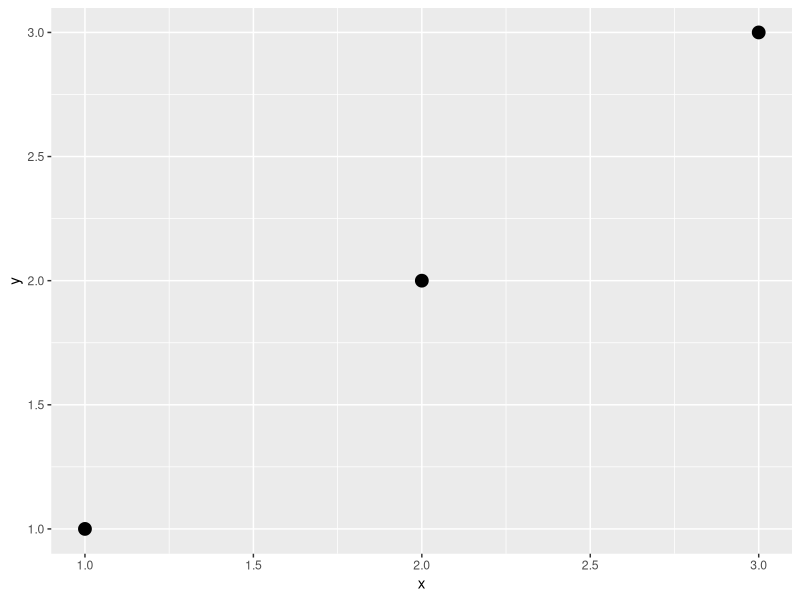
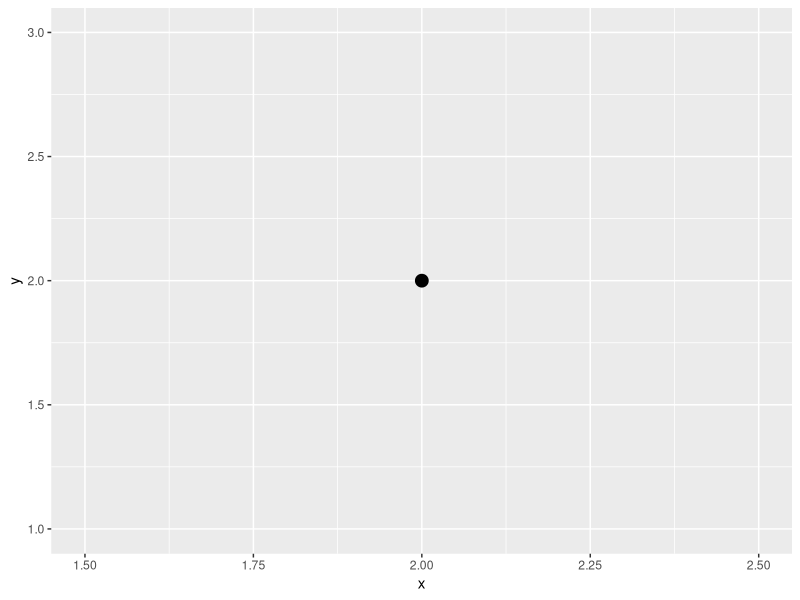
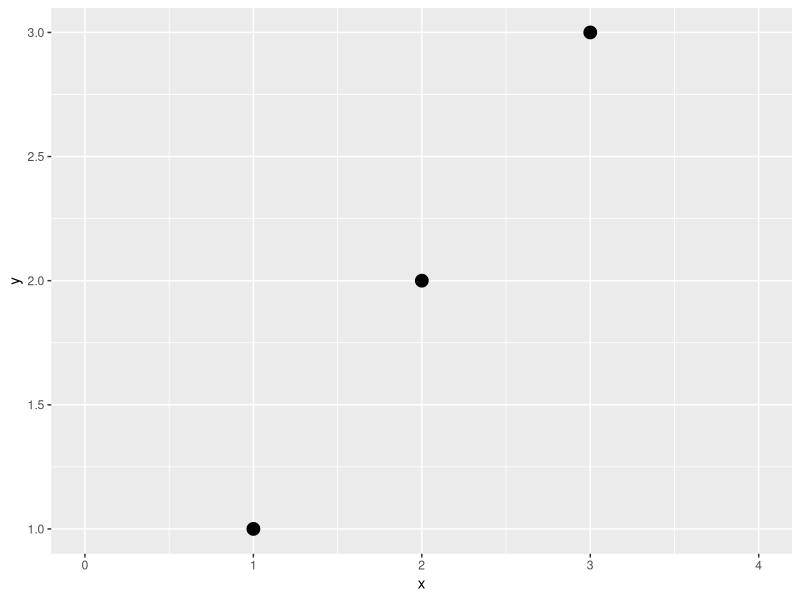
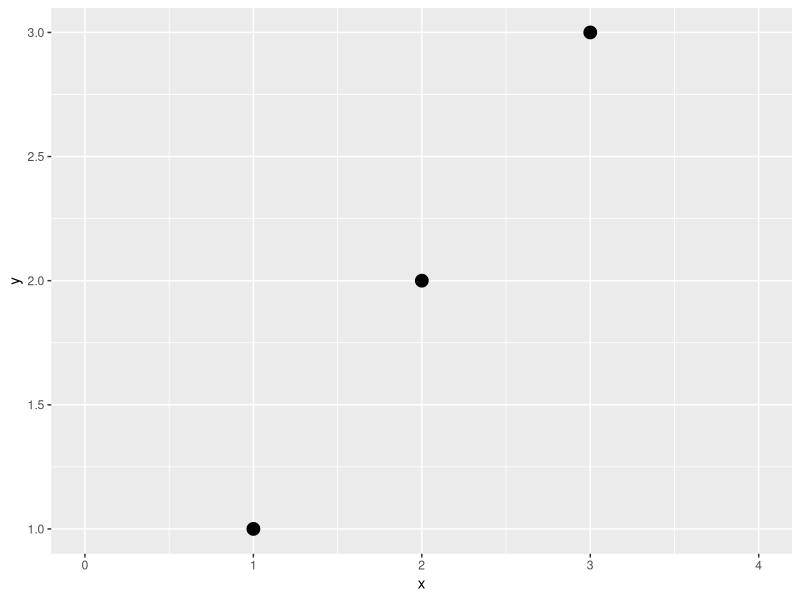
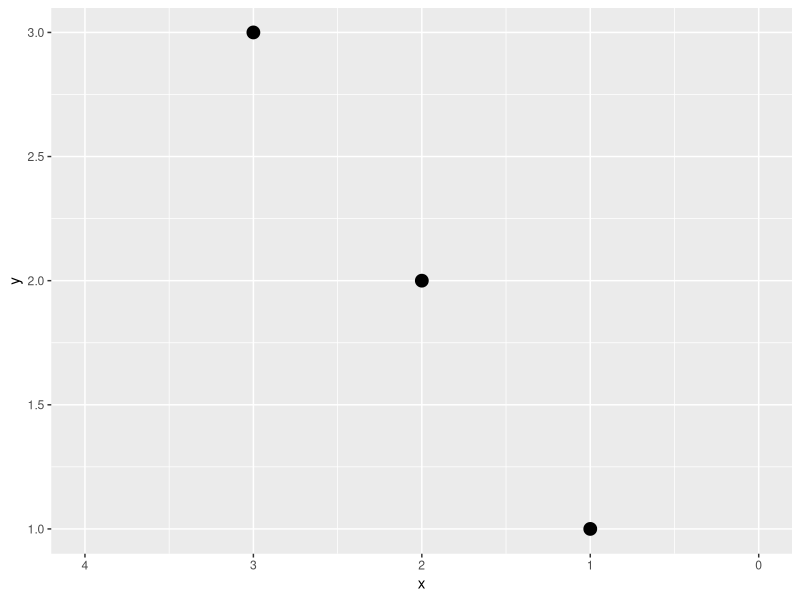
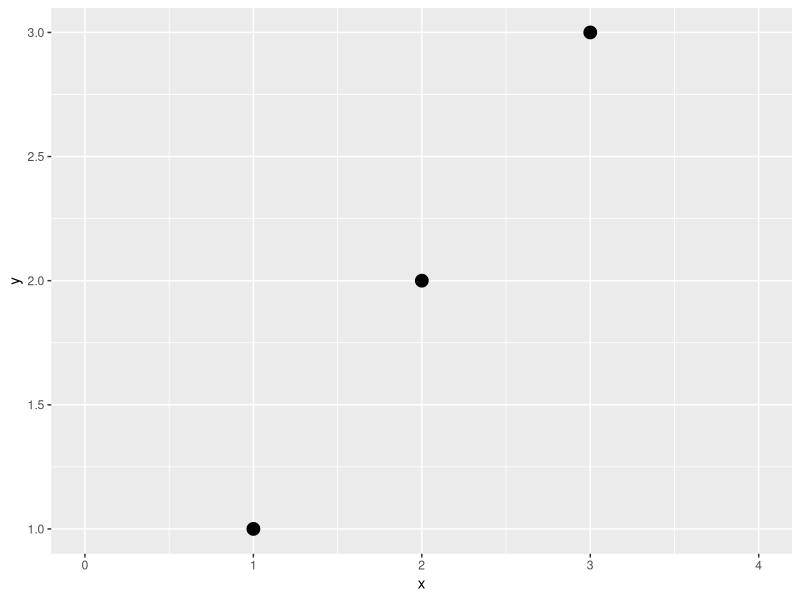
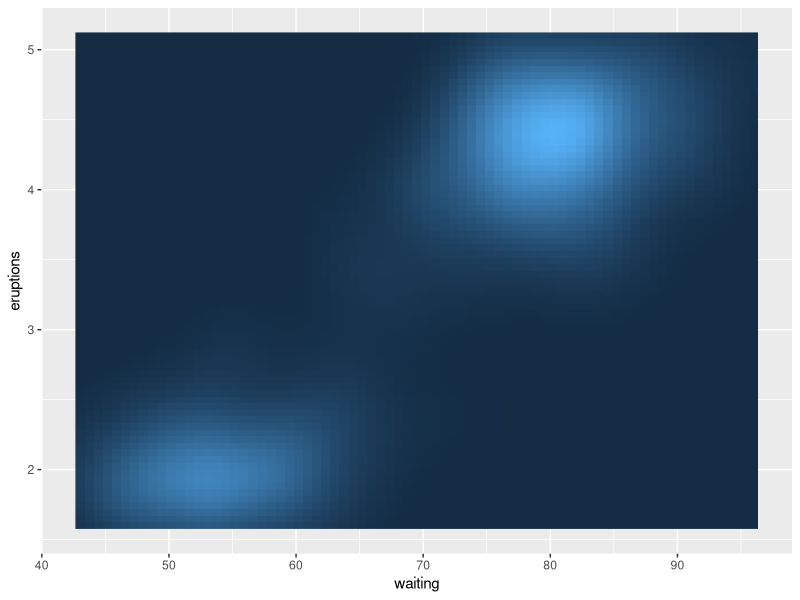
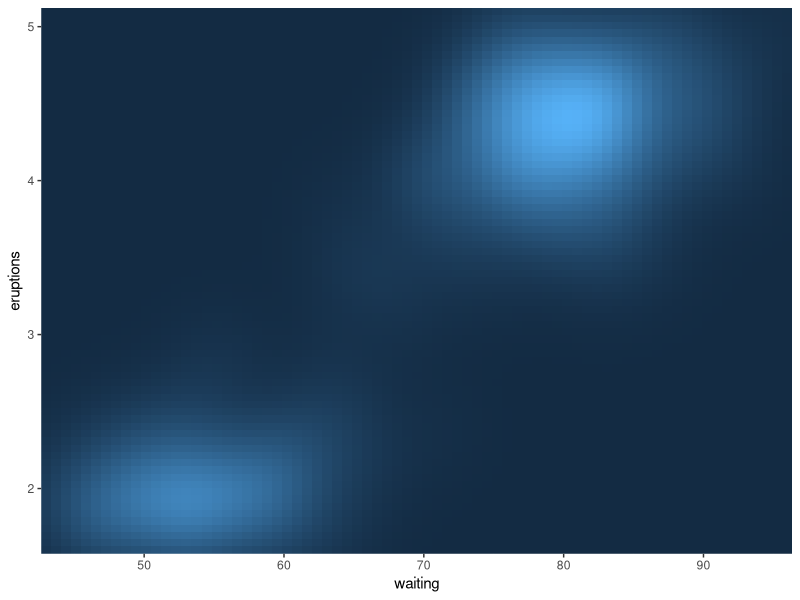

Write the R code that produced these figures, in order.
library(ggplot2)
df <- data.frame(x = 1:3, y = 1:3)
base <- ggplot(df, aes(x,y)) + geom_point(size = 4)
base
base + scale_x_continuous(limits = c(1.5, 2.5))
base + scale_x_continuous(limits = c(0,4))

base + xlim(0,4)
base + xlim(4,0)
base + lims(x = c(0,4))

ggplot(faithfuld, aes(waiting, eruptions)) + geom_raster(aes(fill = density)) +
  theme(legend.position = 'none')
ggplot(faithfuld, aes(waiting, eruptions)) + geom_raster(aes(fill = density)) +
  theme(legend.position = 'none') +
  scale_x_continuous(expand = c(0,0)) + scale_y_continuous(expand = c(0,0))

ggplot(mpg, aes(x = drv)) + geom_bar()
ggplot(mpg, aes(x = drv)) + geom_bar() + ylim(10,200)
ggplot(mpg, aes(x = drv)) + geom_bar() +
  coord_cartesian(ylim = c(10,200))

ggplot(mpg, aes(displ, hwy)) + geom_point() +
  scale_y_continuous(trans = 'reciprocal')
ggplot(diamonds, aes(price, carat)) +
  geom_bin2d() + 
  scale_x_continuous(trans = 'log10') +
  scale_y_continuous(trans = 'log10')

base <- ggplot(economics, aes(date, psavert)) +
  geom_line(na.rm = TRUE) + labs(x = NULL, y = NULL)
base
base + scale_x_date(date_labels = '%y', date_breaks = '5 years')
base + scale_x_date(
  limits = as.Date(c('2004-01-01', '2005-01-01')), 
  date_labels = '%b %y', date_minor_breaks = '1 month'
)
Sys.setlocale("LC_TIME", "English")
base + scale_x_date(
  limits = as.Date(c('2004-01-01', '2005-01-01')), 
  date_labels = '%b %y', date_minor_breaks = '1 month'
)

base + scale_x_date(
  limits = as.Date(c('2004-01-01', '2005-01-01')), 
  date_labels = '%m/%d', date_minor_breaks = '2 weeks'
)
